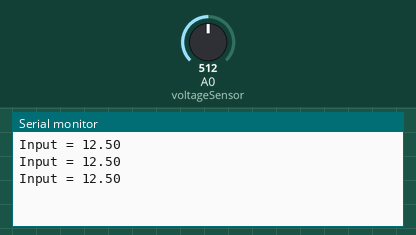
This sketch was run on a simulated Arduino Uno, built with avr-gcc and run on an emulated ATmega328P. On the bench: the last lines printed to the serial monitor. The inputs (shaded band) are chosen by the test bench; at power-on: A0 (voltageSensor) = 512.

Above: at 1.3 s.
1.4 s: A0 (voltageSensor) set to 716
At 1.9 s:
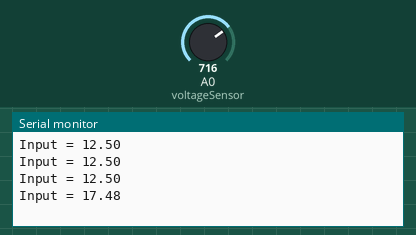
2.9 s: A0 (voltageSensor) set to 900
At 3.4 s:
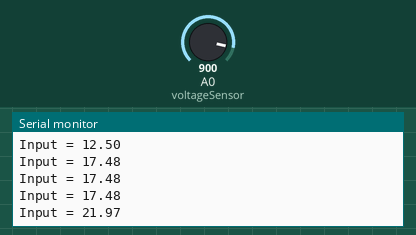
Timing chart, 0 to 5.9 s (numbered marks = the images above; inputs shaded):
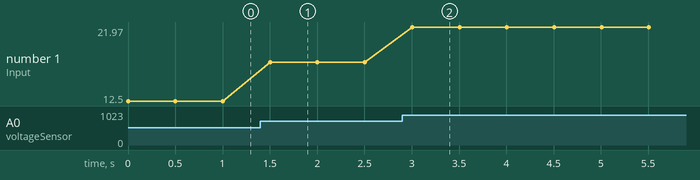

Measured:
- after the input at 1.4 s, the serial monitor: prints a new line after 0.10 s (image 1)
- after the input at 2.9 s, the serial monitor: prints a new line after 0.10 s (image 2)
- plotted number 1: 12.5 → 17.48 after the input at 1.4 s, 17.48 → 21.97 after the input at 2.9 s

The sketch:

voltage.ino
```cpp
const int voltageSensor = A0;

float vOUT = 0.0;
float vIN = 0.0;
float R1 = 30000.0;
float R2 = 7500.0;
int value = 0;


void setup()
{
Serial.begin(9600);
}

void loop()
{
  value = analogRead(voltageSensor);
  vOUT = (value * 5.0) / 1024.0;
  vIN = vOUT / (R2/(R1+R2));
  Serial.print("Input = ");
  Serial.println(vIN);

  delay(500);
}
```
